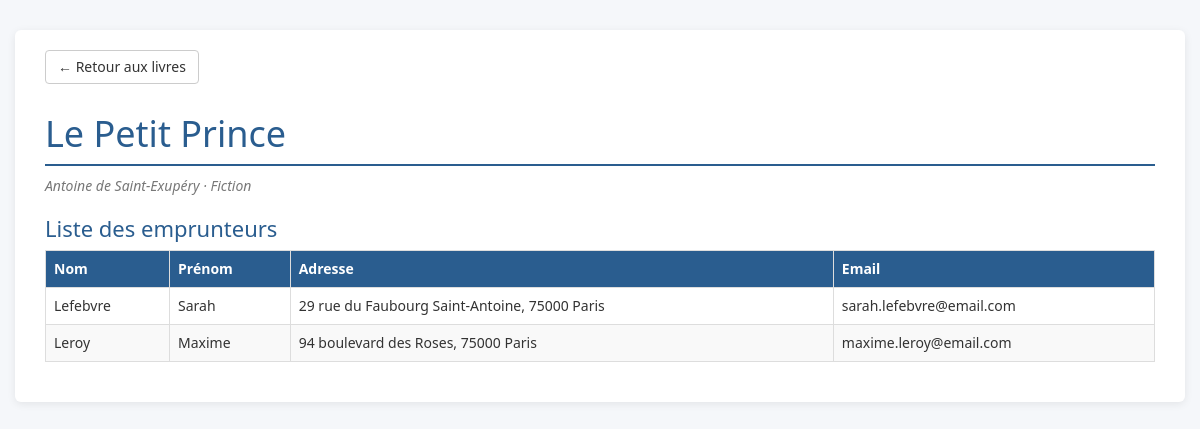
The app's page /presentation/detailLivre.php?id=3 with its own data.
### tables this page shows
CREATE TABLE Livres (
    id INT AUTO_INCREMENT PRIMARY KEY,
    titre VARCHAR(100) NOT NULL,
    auteur VARCHAR(50) NOT NULL,
    genre VARCHAR(50) NOT NULL
);

CREATE TABLE Emprunteurs (
    id INT AUTO_INCREMENT PRIMARY KEY,
    nom VARCHAR(50) NOT NULL,
    prenom VARCHAR(50) NOT NULL,
    adresse VARCHAR(100) NOT NULL,
    email VARCHAR(100) UNIQUE NOT NULL,
    id_livre INT NOT NULL,
    FOREIGN KEY (id_livre) REFERENCES Livres(id)

);

### persistance/DialogueBD.php (called while the page is built, shortened)
<?php
class DialogueBD
{
    private function getTout($sql, $params = array())
    {
        try {
            $conn = Connexion::getConnexion();
            $sth = $conn->prepare($sql);
            $sth->execute($params);
            return $sth->fetchAll(PDO::FETCH_ASSOC);
        } catch (PDOException $e) {
            $erreur = $e->getMessage();
            return array();
        }
    }
    private function getUn($sql, $params = array())
    {
        try {
            $conn = Connexion::getConnexion();
            $sth = $conn->prepare($sql);
            $sth->execute($params);
            return $sth->fetchObject();
        } catch (PDOException $e) {
            $erreur = $e->getMessage();
            return false;
        }
    }
    public function getUnLivre($idLivre)
    {
        return $this->getUn("SELECT * FROM livres WHERE id=?", array($idLivre));
    }
    public function getEmprunteursLivre($idLivre)
    {
        return $this->getTout("SELECT * FROM emprunteurs WHERE id_livre=? ORDER BY nom, prenom", array($idLivre));
    }
}

### presentation/detailLivre.php (the view, shortened to what this page needs)
<?php
require_once '../persistance/DialogueBD.php';
try {
    $id = isset($_GET['id']) ? (int)$_GET['id'] : 0;
    $undlg = new DialogueBD();
    $livre = $undlg->getUnLivre($id);
    $emprunteurs = $undlg->getEmprunteursLivre($id);
} catch (Exception $e) {
    $erreur = $e->getMessage();
}
?>
<!DOCTYPE html>
<html>
<head>
    <link href="../bootstrap/css/bootstrap.min.css" rel="stylesheet" media="screen">
    <link rel="stylesheet" href="../design.css"/>
</head>
<body>
<div class="container">
<a href="tableauLivres.php" class="btn btn-default retour">&larr; Retour aux livres</a>
<?php
if (isset($erreur)) {
    echo "<div class='alert alert-danger'>Erreur : $erreur</div>";
} else {
?>
<h1><?php echo htmlspecialchars($livre->titre); ?></h1>
<p class="infos">
    <?php echo htmlspecialchars($livre->auteur); ?> &middot;
    <?php echo htmlspecialchars($livre->genre); ?>
</p>
<h2>Liste des emprunteurs</h2>
<div class="table-responsive">
<table class="table table-bordered table-striped">
    <tr><th>Nom</th><th>Prénom</th><th>Adresse</th><th>Email</th></tr>
    <?php
    foreach ($emprunteurs as $ligne) {
        $nom = htmlspecialchars($ligne['nom']);
        $prenom = htmlspecialchars($ligne['prenom']);
        $adresse = htmlspecialchars($ligne['adresse']);
        $email = htmlspecialchars($ligne['email']);
        echo "<tr><td>$nom</td><td>$prenom</td><td>$adresse</td><td>$email</td></tr>";
    }
    ?>
</table>
</div>
<?php } ?>
</div>
</body>
</html>

### design.css (style rules this page uses)
body { font-family: "Lucida Sans", "Segoe UI", sans-serif; background-color: #f5f7fa; color: #333; }
.container { background-color: #fff; margin-top: 30px; margin-bottom: 30px; padding: 20px 30px; border-radius: 6px; box-shadow: 0 2px 8px rgba(0, 0, 0, 0.08); }
h1 { color: #2a5d8f; border-bottom: 2px solid #2a5d8f; padding-bottom: 10px; }
h2 { color: #2a5d8f; font-size: 22px; }
th { background-color: #2a5d8f; color: #fff; }
.infos { color: #777; font-style: italic; }
.retour { margin-bottom: 10px; }

### records on screen
livres: titre "Le Petit Prince", auteur "Antoine de Saint-Exupéry", genre "Fiction"
emprunteurs: nom "Lefebvre", prenom "Sarah", adresse "29 rue du Faubourg Saint-Antoine, 75000 Paris", email "sarah.lefebvre@email.com"
emprunteurs: nom "Leroy", prenom "Maxime", adresse "94 boulevard des Roses, 75000 Paris", email "maxime.leroy@email.com"
